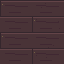

Below is a game level as drawn by its tile map, then a one-line description and the .tmx file that defines it, in full:
An orthogonal 2x2 tile map with 32x32 px tiles, 1 tile layer (Assembly), 3 tilesets.

<map version="1.10" orientation="orthogonal" renderorder="right-down" width="2" height="2" tilewidth="32" tileheight="32" infinite="0" nextlayerid="2" nextobjectid="1">
  <tileset firstgid="1" source="../floors.tsx" />
  <tileset firstgid="321" source="../walls.tsx" />
  <tileset firstgid="961" source="../architecture.tsx" />
  <layer id="1" name="Assembly" width="2" height="2">
    <data encoding="csv">
9,10,
25,26
</data>
  </layer>
</map>
